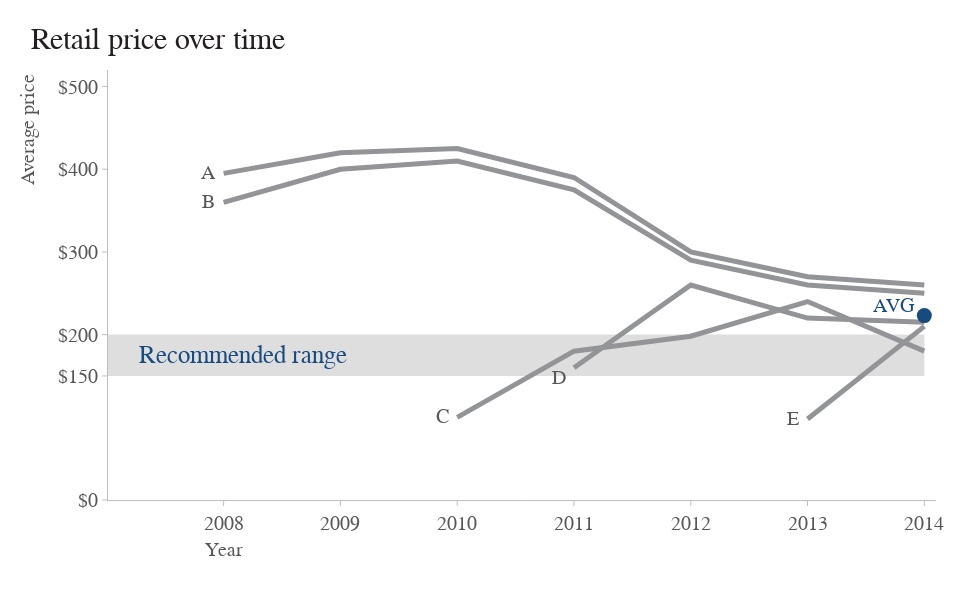

This figure's notebook cell:
### Markdown cell above
## Data Visualization

### Code cell
fig = go.Figure()

# Plot -------------------------
fig.add_shape(
    type='rect',
    x0=2007.01,
    x1=2014,
    y0=150,
    y1=200,
    line=dict(width=0),
    fillcolor=GRAY9,
    opacity=0.5,
    layer='below',
)

for i in range(5):
    fig.add_scatter(
        x=df.columns.astype('int'),
        y=df.iloc[i],
        mode="lines",
        line=dict(color=GRAY7, width=5),
        name=df.index[i]
    )
    
fig.add_scatter(
    x=[2014],
    y=[df['2014'].sum() / df['2014'].count()],
    mode="markers",
    marker=dict(color=BLUE1, size=15),
)

# Annotation -------------------
texts = ["A", "B", "C", "D", "E"]
xs = [2008, 2008, 2010, 2011, 2013]
ys = [0, 0, 2, 3, 5]

for i in range(5):
    if i != 3:
        fig.add_annotation(
            text=texts[i],
            font=dict(color=GRAY3, size=20, family="Arial"),
            x=xs[i],
            y=df.iloc[i, ys[i]],
            xshift=-15,
            yshift=0,
            showarrow=False,
        )
    else:
        fig.add_annotation(
            text=texts[i],
            font=dict(color=GRAY3, size=20, family="Arial"),
            x=xs[i],
            y=df.iloc[i, ys[i]],
            xshift=-15,
            yshift=-10,
            showarrow=False,
        )

fig.add_annotation(
    text="AVG",
    font=dict(color=BLUE1, size=20, family="Arial"),
    x=2014,
    y=df['2014'].sum() / df['2014'].count(),
    xshift=-30,
    yshift=10,
    showarrow=False,
)
        
# Text -------------------------
fig.add_annotation(
    text="Retail price over time",
    font=dict(color=GRAY1, size=30, family="Arial"),
    x=2007.01,
    y=520,
    xshift=50,
    yshift=30,
    showarrow=False,
)

fig.add_annotation(
    text="Average price",
    font=dict(color=GRAY3, size=20, family="Arial"),
    x=2007.01,
    y=520,
    xshift=-80,
    yshift=-60,
    textangle=-90,
    showarrow=False,
)

fig.add_annotation(
    text="Year",
    font=dict(color=GRAY3, size=20, family="Arial"),
    x=2008,
    y=0,
    xshift=0,
    yshift=-50,
    showarrow=False,
)

fig.add_annotation(
    text="Recommended range",
    font=dict(color=BLUE1, size=25, family="Arial"),
    x=2007.01,
    y=150,
    xshift=135,
    yshift=20,
    showarrow=False,
)

# Layout -----------------------
fig.update_layout(
    width=975,
    height=600,
    margin=dict(t=70, b=100, l=107.5, r=38.75),
    paper_bgcolor="white",
    plot_bgcolor="white",
    showlegend=False,
    barmode="stack",
)

fig.update_xaxes(
    tickfont=dict(color=GRAY3, size=20, family='Arial'),
    ticks='outside',
    tickcolor=GRAY9,
    linecolor=GRAY9,
    showgrid=False,
    range=[2007.01, 2014.1]
)

fig.update_yaxes(
    tickfont=dict(color=GRAY3, size=20, family='Arial'),
    tickformat='$.0d',
    tickvals=[0, 150, 200, 300, 400, 500],
    ticks='outside',
    tickcolor=GRAY9,
    linecolor=GRAY9,
    showgrid=False,
    range=[0, 520]
)

### Figure 1 — Plotly figure (JSON) as saved in the notebook; plotly's stock layout.template omitted (floating-point values rounded to 4 significant figures)
{"data": [{"line": {"color": "#929497", "width": 5}, "mode": "lines", "name": "Product A", "type": "scatter", "x": [2008, 2009, 2010, 2011, 2012, 2013, 2014], "y": [395, 420, 425, 390, 300, 270, 260]}, {"line": {"color": "#929497", "width": 5}, "mode": "lines", "name": "Product B", "type": "scatter", "x": [2008, 2009, 2010, 2011, 2012, 2013, 2014], "y": [360, 400, 410, 375, 290, 260, 250]}, {"line": {"color": "#929497", "width": 5}, "mode": "lines", "name": "Product C", "type": "scatter", "x": [2008, 2009, 2010, 2011, 2012, 2013, 2014], "y": [null, null, 100, 180, 198, 240, 180]}, {"line": {"color": "#929497", "width": 5}, "mode": "lines", "name": "Product D", "type": "scatter", "x": [2008, 2009, 2010, 2011, 2012, 2013, 2014], "y": [null, null, null, 160, 260, 220, 215]}, {"line": {"color": "#929497", "width": 5}, "mode": "lines", "name": "Product E", "type": "scatter", "x": [2008, 2009, 2010, 2011, 2012, 2013, 2014], "y": [null, null, null, null, null, 98, 210]}, {"marker": {"color": "#174A7E", "size": 15}, "mode": "markers", "type": "scatter", "x": [2014], "y": [223]}], "layout": {"annotations": [{"font": {"color": "#555655", "family": "Arial", "size": 20}, "showarrow": false, "text": "A", "x": 2008, "xshift": -15, "y": 395, "yshift": 0}, {"font": {"color": "#555655", "family": "Arial", "size": 20}, "showarrow": false, "text": "B", "x": 2008, "xshift": -15, "y": 360, "yshift": 0}, {"font": {"color": "#555655", "family": "Arial", "size": 20}, "showarrow": false, "text": "C", "x": 2010, "xshift": -15, "y": 100, "yshift": 0}, {"font": {"color": "#555655", "family": "Arial", "size": 20}, "showarrow": false, "text": "D", "x": 2011, "xshift": -15, "y": 160, "yshift": -10}, {"font": {"color": "#555655", "family": "Arial", "size": 20}, "showarrow": false, "text": "E", "x": 2013, "xshift": -15, "y": 98, "yshift": 0}, {"font": {"color": "#174A7E", "family": "Arial", "size": 20}, "showarrow": false, "text": "AVG", "x": 2014, "xshift": -30, "y": 223, "yshift": 10}, {"font": {"color": "#231F20", "family": "Arial", "size": 30}, "showarrow": false, "text": "Retail price over time", "x": 2007.0, "xshift": 50, "y": 520, "yshift": 30}, {"font": {"color": "#555655", "family": "Arial", "size": 20}, "showarrow": false, "text": "Average price", "textangle": -90, "x": 2007.0, "xshift": -80, "y": 520, "yshift": -60}, {"font": {"color": "#555655", "family": "Arial", "size": 20}, "showarrow": false, "text": "Year", "x": 2008, "xshift": 0, "y": 0, "yshift": -50}, {"font": {"color": "#174A7E", "family": "Arial", "size": 25}, "showarrow": false, "text": "Recommended range", "x": 2007.0, "xshift": 135, "y": 150, "yshift": 20}], "barmode": "stack", "height": 600, "margin": {"b": 100, "l": 107.5, "r": 38.75, "t": 70}, "paper_bgcolor": "white", "plot_bgcolor": "white", "shapes": [{"fillcolor": "#BFBEBE", "layer": "below", "line": {"width": 0}, "opacity": 0.5, "type": "rect", "x0": 2007.0, "x1": 2014, "y0": 150, "y1": 200}], "showlegend": false, "width": 975, "xaxis": {"linecolor": "#BFBEBE", "range": [2007.0, 2014.0], "showgrid": false, "tickcolor": "#BFBEBE", "tickfont": {"color": "#555655", "family": "Arial", "size": 20}, "ticks": "outside"}, "yaxis": {"linecolor": "#BFBEBE", "range": [0, 520], "showgrid": false, "tickcolor": "#BFBEBE", "tickfont": {"color": "#555655", "family": "Arial", "size": 20}, "tickformat": "$.0d", "ticks": "outside", "tickvals": [0, 150, 200, 300, 400, 500]}}}
